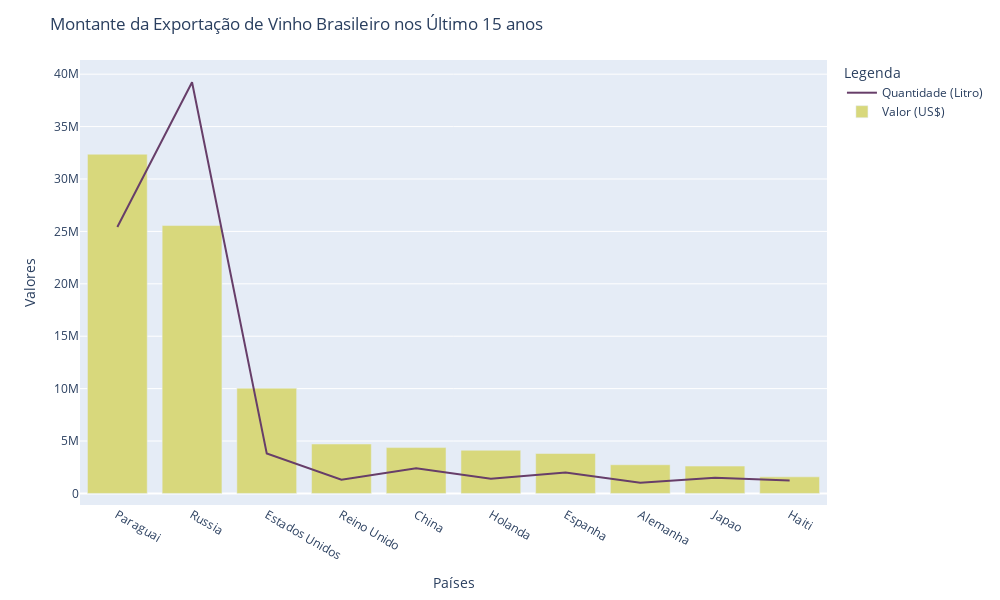

Source (notebook cell):
### Code cell
fig = px.line(
    data_frame = acumulado_top_10, 
    x = acumulado_top_10.pais, 
    y = acumulado_top_10.quantidade_exportacao, 
    color = px.Constant('Quantidade (Litro)'), 
    color_discrete_sequence = ['#673E69']
    )

fig.add_bar(
    x = acumulado_top_10.pais, 
    y = acumulado_top_10.valor_exportacao, 
    name = 'Valor (US$)',
    marker = dict(color= '#D8D87C')
    )

fig.update_layout(
    title = 'Montante da Exportação de Vinho Brasileiro nos Último 15 anos', 
    xaxis_title = 'Países', 
    yaxis_title = 'Valores', 
    legend_title = 'Legenda', 
    width = 1000, 
    height = 600)

fig.show()

### Figure 1 — Plotly figure (JSON) as saved in the notebook; plotly's stock layout.template omitted (floating-point values rounded to 4 significant figures)
{"data": [{"hovertemplate": "color=Quantidade (Litro)<br>pais=%{x}<br>quantidade_exportacao=%{y}<extra></extra>", "legendgroup": "Quantidade (Litro)", "line": {"color": "#673E69", "dash": "solid"}, "marker": {"symbol": "circle"}, "mode": "lines", "name": "Quantidade (Litro)", "orientation": "v", "showlegend": true, "type": "scatter", "x": ["Paraguai", "Russia", "Estados Unidos", "Reino Unido", "China", "Holanda", "Espanha", "Alemanha", "Japao", "Haiti"], "xaxis": "x", "y": [25423559, 39230153, 3822251, 1305329, 2411701, 1410166, 1993000, 1020933, 1502311, 1238100], "yaxis": "y"}, {"marker": {"color": "#D8D87C"}, "name": "Valor (US$)", "type": "bar", "x": ["Paraguai", "Russia", "Estados Unidos", "Reino Unido", "China", "Holanda", "Espanha", "Alemanha", "Japao", "Haiti"], "y": [32364257, 25559026, 10046712, 4717554, 4372268, 4119122, 3808552, 2739079, 2612375, 1586194]}], "layout": {"height": 600, "legend": {"title": {"text": "Legenda"}, "tracegroupgap": 0}, "margin": {"t": 60}, "title": {"text": "Montante da Exportação de Vinho Brasileiro nos Último 15 anos"}, "width": 1000, "xaxis": {"anchor": "y", "domain": [0, 1], "title": {"text": "Países"}}, "yaxis": {"anchor": "x", "domain": [0, 1], "title": {"text": "Valores"}}}}
